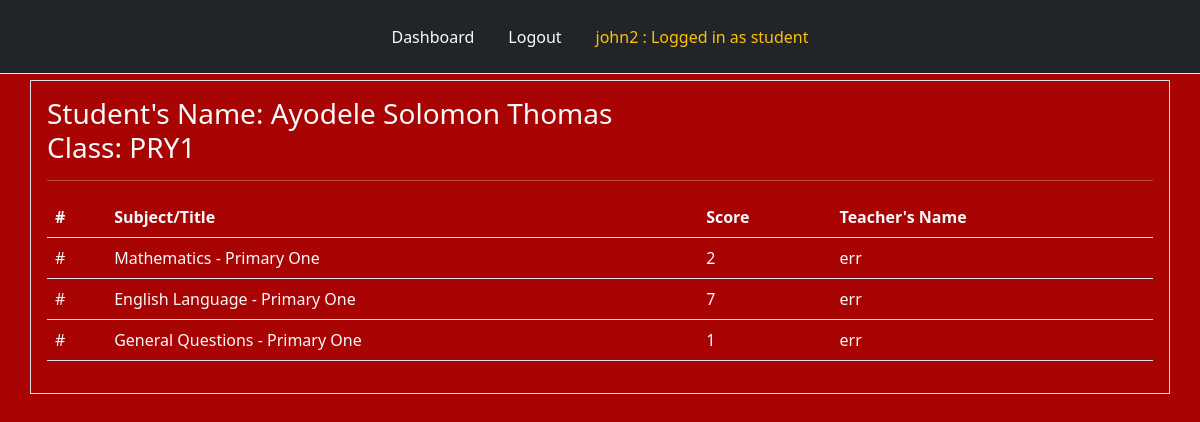
The page /results_student (signed in) on the database as committed earlier.
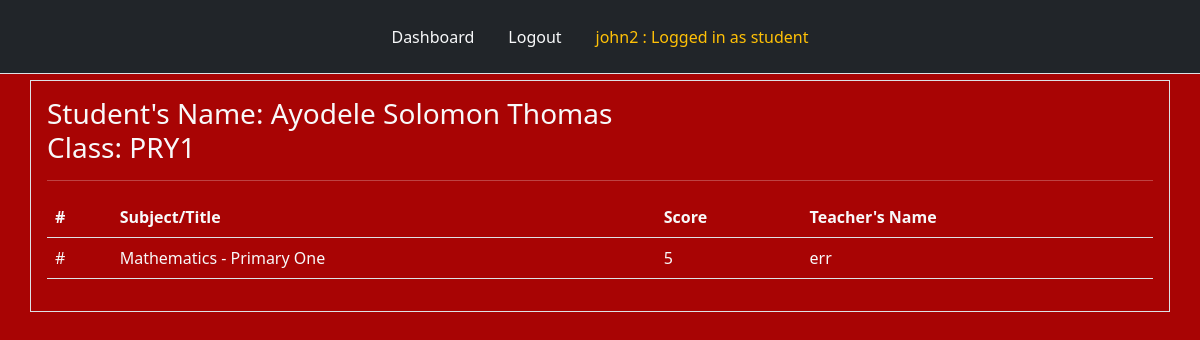
The same page on the database as committed later.
### tables this page shows
CREATE TABLE "students" (
	"id"	INTEGER,
	"name"	TEXT NOT NULL,
	"fullname"	TEXT NOT NULL,
	"password"	TEXT NOT NULL,
	"klass"	TEXT NOT NULL,
	PRIMARY KEY("id")
);

CREATE TABLE completed (
    id INTEGER PRIMARY KEY,
    student_name TEXT NOT NULL,
    student_fullname TEXT NOT NULL,
    klass TEXT NOT NULL,
    test_id INTEGER,
    title TEXT NOT NULL,
    score INTEGER,
    total INTEGER,
    teacher_name TEXT NOT NULL,
    teacher_fullname TEXT NOT NULL
);

### app.py (the view)
@app.route("/results_student", methods = ["POST", "GET"])
def results_student():
    user = get_current_user()
    db = connect_to_DB()
    klass = user[4]
    student_name = user[1]
    student_fullname = user[2]
    user_cursor = db.execute("SELECT * FROM completed WHERE student_name = ?", [student_name])
    results_student = user_cursor.fetchall()
    return render_template("results_student.html", user=user, results_student=results_student, klass=klass, student_fullname = student_fullname)

### app.py (called while the page is built)
@app.teardown_appcontext
def close_database(error):
    if hasattr(g, "app_database_db"):
        g.app_database_db.close()

def get_current_user():
    user_result = None
    if 'user' in session:
        user = session['user']
        db = getDatabase()
        student_cursor = db.execute("SELECT * FROM students WHERE name = ?", [user])
        student_result = student_cursor.fetchone()
        if student_result:
            user_result = student_result
        else:
            user_cursor = db.execute("SELECT * FROM users WHERE name = ?", [user])
            user_result = user_cursor.fetchone()
    return user_result

### database.py (called while the page is built)
def connect_to_DB():
    current_dir = os.path.dirname(os.path.abspath(__file__))
    db_file = os.path.join(current_dir, "app_database.db")
    sql = sqlite3.connect(db_file)
    sql.row_factory = sqlite3.Row
    return sql

def getDatabase():
    if not hasattr(g, "app_database_db"):
        g.app_database_db = connect_to_DB()
    return g.app_database_db

### templates/results_student.html (shortened to what this page needs)
{% from "nav.html" import links %}
<!doctype html>
<html lang="en">
  <head>
    <link href="https://cdn.jsdelivr.net/npm/bootstrap@5.2.3/dist/css/bootstrap.min.css" rel="stylesheet">
    <link rel="stylesheet" type="text/css" href="{{ url_for('static', filename = 'style.css') }}"
  </head>
  <body>
        <div class="header mb-2">
            {{ links(user) }}
        </div>
        <div class="question container border text-light p-3">
          <h3>
            Student's Name: {{ student_fullname }} <br> Class: {{ klass }}
          </h3>
          <hr style="color: white"/>
          <div class="list-group">
          {% if results_student %}
              <table class="table table-hover text-light">
                <thead>
                  <tr>
                    <th scope="col">#</th>
                    <th scope="col">Subject/Title</th>
                    <th scope="col">Score</th>
                    <th scope="col">Teacher's Name</th>
                  </tr>
                </thead>
                  {% for eachuser in results_student %}
                  <tbody>
                    <tr class="text-light">
                      <td>#</td>
                      <td>{{ eachuser['title'] }}</td>
                      <td>{{ eachuser['score'] }}</td>
                      <td>{{ eachuser['teacher_fullname'] }}</td>
                    </tr>
                  </tbody>
                  {% endfor %}
              </table>
          {% endif %}
          </div>
        </div>
  </body>
</html>

### templates/nav.html (shortened to what this page needs)
{% macro links(user) %}
<ul class="nav nav-tabs p-3 bg-dark justify-content-center position-fixed" style="top: 0; width: 100%; z-index: 9999;">
    {% if user %}
    <li class="nav-item">
        <a class="nav-link text-light" href="{{ url_for('dashboard') }}">Dashboard</a>
    </li>
    <li class="nav-item">
        <a class="nav-link text-light" href="{{ url_for('logout') }}">Logout</a>
    </li>
    {% endif %}
    {% if user %}
        <li class="nav-item">
            <a class="nav-link text-warning" href="{{ url_for('dashboard') }}">
                {{ user['name'] }} : Logged in as
                {% if user['klass'] in ["KG1", "KG2", "NUR1", "NUR2", "PRY1", "PRY2", "PRY3", "PRY4", "PRY5", "PRY6"] %}
                    student
                {% else %}
                    {{ user['role'] }}
                {% endif %}
            </a>
        </li>
    {% endif %}
</ul>
{% endmacro %}

### static/style.css (style rules this page uses)
body { background-color: rgb(168, 4, 4); margin-top: 80px; }

Rows that differ between the two databases and show on the page:
removed completed: title "English Language - Primary One", score "7", teacher_fullname "err"
removed completed: title "General Questions - Primary One", score "1", teacher_fullname "err"
changed completed "Mathematics - Primary One": score "2" → "5"
